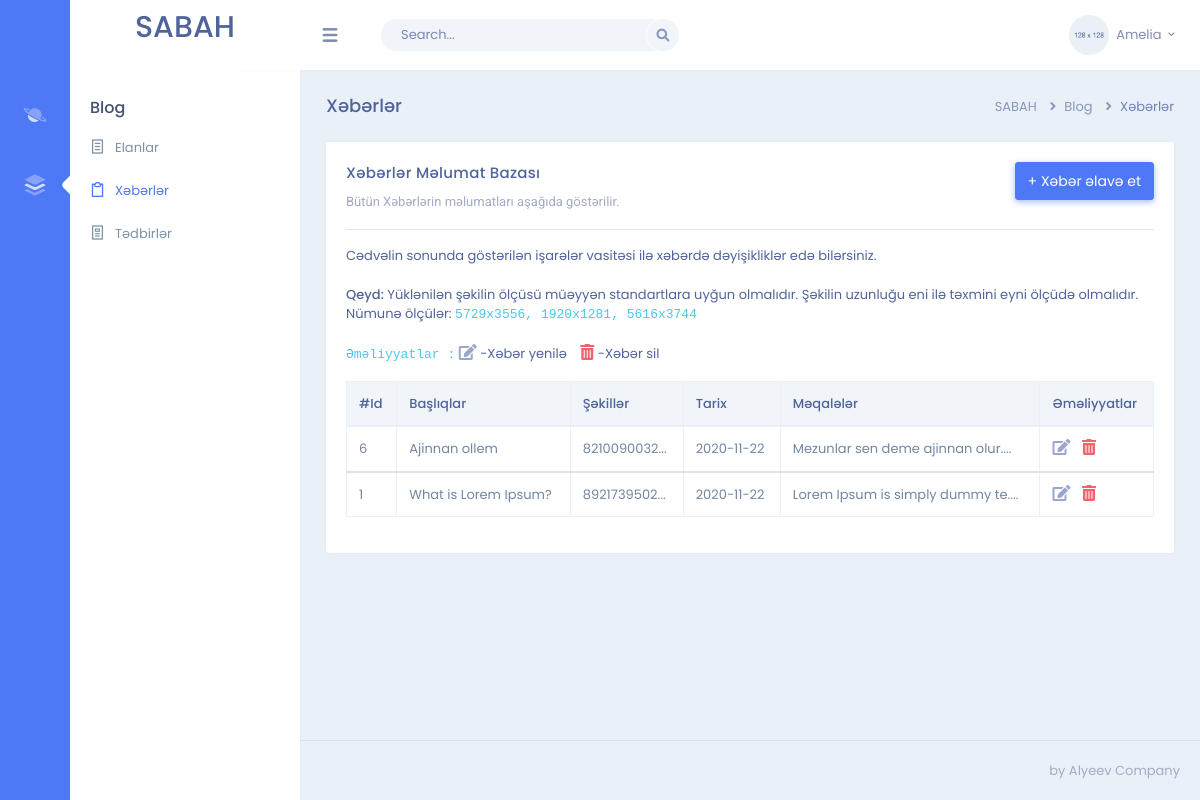
/admin/news, run on an earlier commit of the app's database.
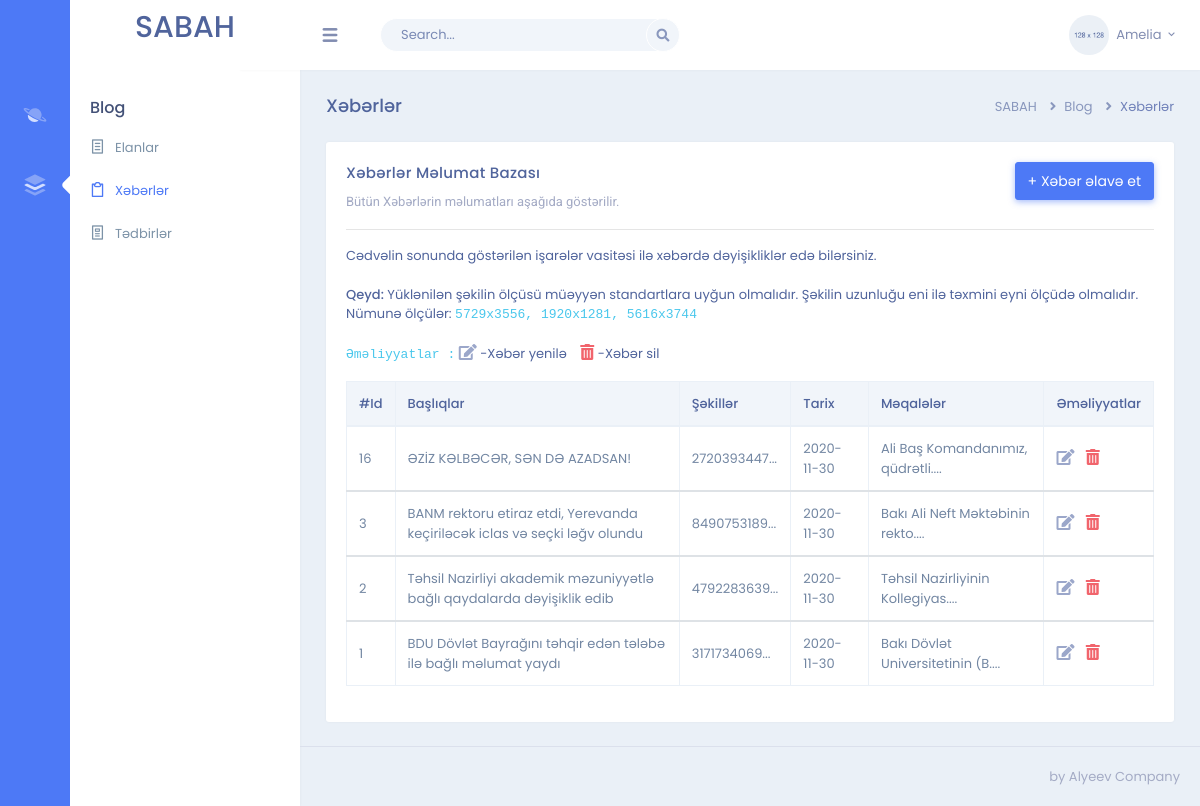
And on a later commit of the database.
### sabah/models.py (models this page shows, shortened)
class Blog(db.Model):
    id = db.Column(db.Integer, primary_key=True)
    title = db.Column(db.String(250), nullable=False)
    image = db.Column(db.String(255), nullable=True)
    text = db.Column(db.Text, nullable=False)
    add_date = db.Column(db.DateTime, nullable=False, default=datetime.utcnow)
    type = db.Column(db.Integer, default=1)

### sabah/admin/routes.py (the view)
@admin.route('/admin/news', methods=['GET', 'POST'])
def admin_news():
    news = Blog.query.filter_by(type=1).order_by(Blog.add_date.desc())
    return render_template('admin/admin-news.html', news=news)

### sabah/templates/admin/admin-news.html (shortened to what this page needs)
{% extends '/admin/admin-layout.html' %}
{% block body %}
<div class="page-content">
    <div class="container-fluid">
        <div class="row">
            <div class="col-sm-12">
                <div class="page-title-box">
                    <div class="float-right">
                        <ol class="breadcrumb">
                            <li class="breadcrumb-item"><a href="javascript:void(0);">SABAH</a></li>
                            <li class="breadcrumb-item"><a href="javascript:void(0);">Blog</a></li>
                            <li class="breadcrumb-item active">Xəbərlər</li>
                        </ol>
                    </div>
                    <h4 class="page-title">Xəbərlər</h4>
                </div>
            </div>
        </div>
        <div class="row">
            <div class="col-12">
                <div class="card">
                    <div class="card-body">
                        <a href="{{ url_for('admin.news_create') }}"><button type="button"
                                class="btn btn-primary waves-effect waves-light float-right mb-3" data-toggle="modal"
                                data-animation="bounce" data-target=".bs-example-modal-lg">+
                                Xəbər əlavə et</button></a>
                        <h4 class="mt-0 header-title">Xəbərlər Məlumat Bazası</h4>
                        <p class="text-muted mb-3">Bütün Xəbərlərin məlumatları aşağıda göstərilir.<hr>
                            Cədvəlin sonunda göstərilən işarələr vasitəsi ilə xəbərdə dəyişikliklər edə bilərsiniz.<br><br>
                            <strong>Qeyd:</strong> Yüklənilən şəkilin ölçüsü müəyyən standartlara uyğun olmalıdır. Şəkilin uzunluğu eni ilə təxmini eyni ölçüdə olmalıdır. <br> Nümunə ölçülər: <code>5729x3556, 1920x1281, 5616x3744</code><br><br>
                            <code>Əməliyyatlar :</code> <i class="fas fa-edit text-info font-16"></i> -Xəbər yenilə <i
                                    class="fas fa-trash-alt text-danger font-16" style="margin-left: 10px;"></i> -Xəbər sil
                        </p>
                        <table id="datatable" class="table table-bordered dt-responsive nowrap"
                            style="border-collapse: collapse; border-spacing: 0; width: 100%;">
                            <thead>
                                <tr>
                                    <th>#Id</th>
                                    <th>Başlıqlar</th>
                                    <th>Şəkillər</th>
                                    <th>Tarix</th>
                                    <th>Məqalələr</th>
                                    <th>Əməliyyatlar</th>
                                </tr>
                            </thead>
                            {% for oneNews in news %}
                            <tbody>
                                <tr>
                                    <td>{{ oneNews.id }}</td>
                                    <td>{{ oneNews.title }}</td>
                                    <td>{{ oneNews.image[:10] + '...' }}</td>
                                    <td>{{ oneNews.add_date.strftime('%Y-%m-%d') }}</td>
                                    <td>{{ oneNews.text[:30] + '....' }}</td>
                                    <td>
                                        <a href="{{ url_for('admin.news_update', news_id=oneNews.id) }}" class="mr-2"><i class="fas fa-edit text-info font-16"></i></a>
                                        <a data-toggle="modal" data-target="#exampleModal"><i class="fas fa-trash-alt text-danger font-16"></i></a>
                                    </td>
                                </tr>
                            </tbody>
                            {% endfor %}
                        </table>
                    </div>
                </div>
            </div>
        </div>
    </div>
</div>
</div>
{% endblock %}

What changed in the data, as far as the page shows it:
removed Blog: id "6", title "Ajinnan ollem", image "8210090032...", add_date "2020-11-22", text "Mezunlar sen deme ajinnan olur...."
added Blog: id "16", title "ƏZİZ KƏLBƏCƏR, SƏN DƏ AZADSAN!", image "2720393447...", add_date "2020-11-30", text "Ali Baş Komandanımız, qüdrətli...."
added Blog: id "3", title "BANM rektoru etiraz etdi, Yerevanda keçiriləcək iclas və seçki ləğv olundu", image "8490753189...", add_date "2020-11-30", text "Bakı Ali Neft Məktəbinin rekto...."
now on this page (row edited): Blog: id "2", title "Təhsil Nazirliyi akademik məzuniyyətlə bağlı qaydalarda dəyişiklik edib", image "4792283639...", add_date "2020-11-30", text "Təhsil Nazirliyinin Kollegiyas...."
changed Blog id 1: title "What is Lorem Ipsum?" → "BDU Dövlət Bayrağını təhqir edən tələbə ilə bağlı məlumat yaydı"; image "8921739502..." → "3171734069..."; add_date "2020-11-22" → "2020-11-30"; text "Lorem Ipsum is simply dummy te...." → "Bakı Dövlət Universitetinin (B...."
